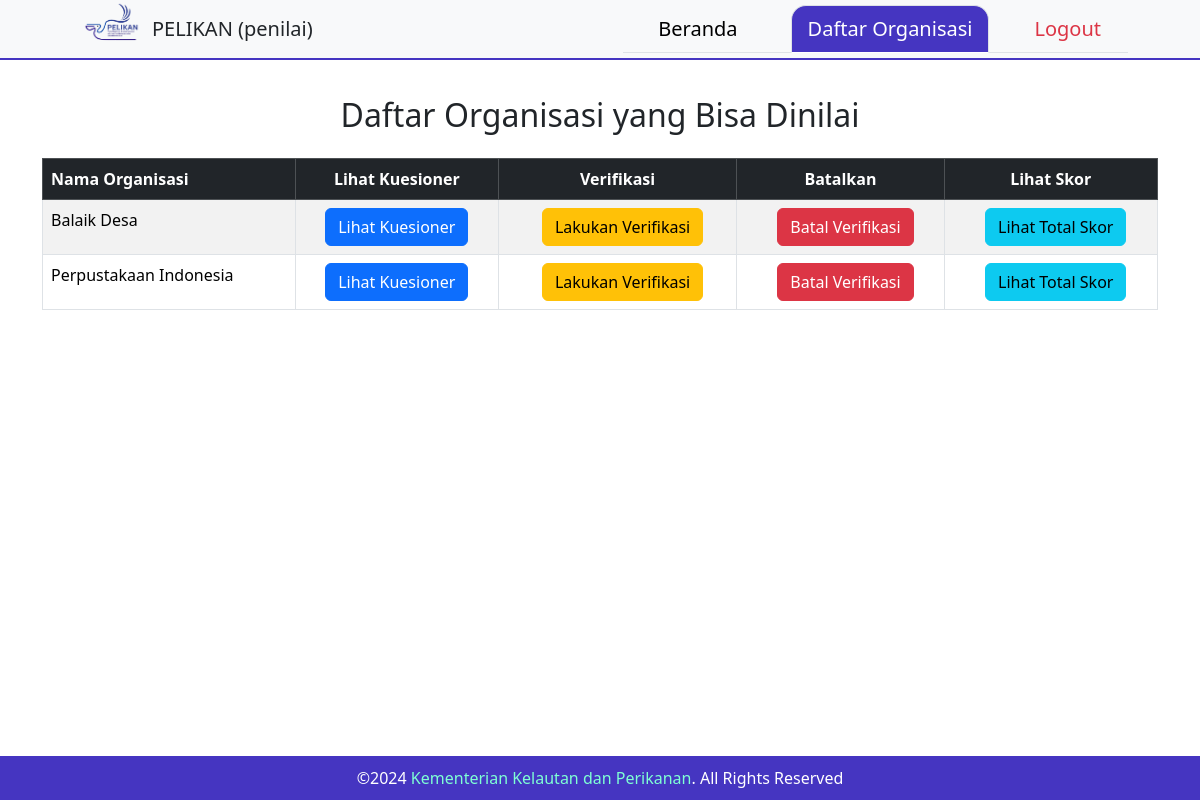
The app's page /penilai/list_organisasi.php (signed in), older data.
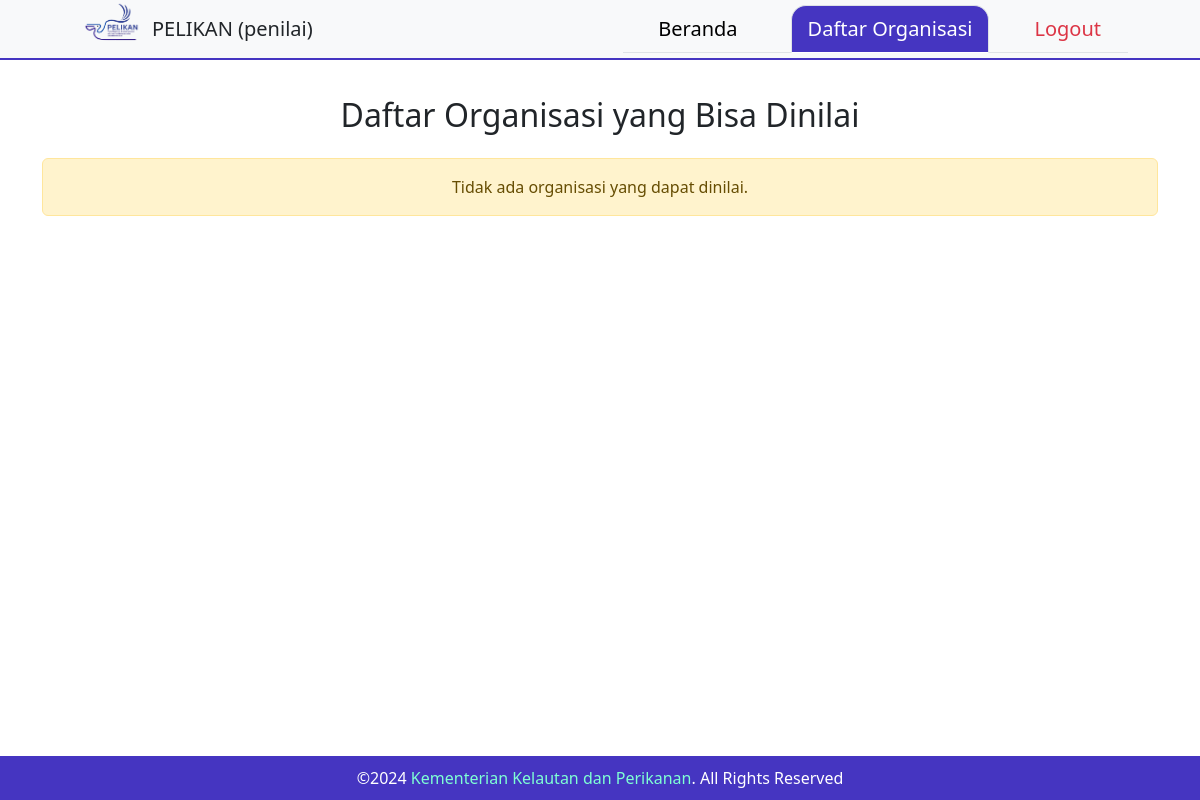
The same page, newer data.
### tables this page shows
CREATE TABLE `organisasi` (
  `id_organisasi` int NOT NULL,
  `id_akun` int NOT NULL,
  `unit_eselon1` varchar(255) NOT NULL,
  `nama_organisasi` varchar(255) NOT NULL,
  `alamat` varchar(255) DEFAULT NULL,
  `email_badan` varchar(255) DEFAULT NULL,
  `no_telp_fax` varchar(255) DEFAULT NULL,
  `nip_responden` char(10) NOT NULL,
  `nama_responden` varchar(255) NOT NULL,
  `jabatan` varchar(255) DEFAULT NULL,
  `nilai_kategori1` float(4,2) DEFAULT NULL,
  `nilai_kategori2` float(4,2) DEFAULT NULL,
  `nilai_kategori3` float(4,2) DEFAULT NULL,
  `nilai_kategori4` float(4,2) DEFAULT NULL,
  `nilai_kategori5` float(4,2) DEFAULT NULL,
  `nilai_kategori6` float(4,2) DEFAULT NULL,
  `id_penilai` int DEFAULT NULL,
  `can_fill_out` tinyint(1) DEFAULT '1',
  `verifikasi` tinyint(1) DEFAULT '1',
  `batas_waktu` text
);

### penilai/list_organisasi.php (the view, shortened to what this page needs)
<?php
include '../koneksi.php';
$id_akun = $_SESSION['id_akun'];
$stmt = $conn->prepare("SELECT id_penilai FROM profile_penilai WHERE id_akun = ?");
$stmt->bind_param('i', $id_akun);
$stmt->execute();
$result = $stmt->get_result();
$row = $result->fetch_assoc();
$id_penilai = $row['id_penilai'];
$sql = "SELECT o.id_organisasi, o.nama_organisasi
        FROM organisasi o
        JOIN penilai_user_access pua ON o.id_organisasi = pua.id_organisasi
        WHERE pua.id_penilai = ?";
$stmt = $conn->prepare($sql);
$stmt->bind_param('i', $id_penilai);
$stmt->execute();
$result = $stmt->get_result();
?>
<!DOCTYPE html>
<html lang="id">
<head>
    <link href="https://cdn.jsdelivr.net/npm/bootstrap@5.3.0/dist/css/bootstrap.min.css" rel="stylesheet">
  <link href="../css/bootstrap.min.css" type="text/css" rel="stylesheet">
  <link href="pelikan.css" type="text/css" rel="stylesheet">
  <link rel="stylesheet" href="https://cdnjs.cloudflare.com/ajax/libs/font-awesome/6.0.0-beta3/css/all.min.css">
</head>
<body>
<?php
include 'navbar.php';
?>
<br>
<br>
<div class="container mt-5">
    <h2 class="text-center mb-4">Daftar Organisasi yang Bisa Dinilai</h2>
    <?php if ($result->num_rows > 0): ?>
        <div class="table-responsive">
            <table class="table table-bordered table-striped table-hover">
                <thead class="table-dark">
                    <tr>
                        <th>Nama Organisasi</th>
                        <th class="text-center">Lihat Kuesioner</th>
                        <th class="text-center">Verifikasi</th>
                        <th class="text-center">Batalkan</th>
                        <th class="text-center">Lihat Skor</th>
                    </tr>
                </thead>
                <tbody>
                    <?php while ($row = $result->fetch_assoc()): ?>
                        <tr>
                            <td><?php echo htmlspecialchars($row['nama_organisasi']); ?></td>
                            <td class="text-center"><a href="penilai_dashboard.php?id_organisasi=<?php echo $row['id_organisasi']; ?>" class="btn btn-primary">
                                    Lihat Kuesioner
                                </a></td>
                            <td class="text-center"><button class="btn btn-warning"
                                        data-bs-toggle="modal"
                                        data-bs-target="#verifikasiModal"
                                        data-id="<?php echo $row['id_organisasi']; ?>"
                                        data-action="verifikasi"
                                        style="margin-left: 10px;">
                                    Lakukan Verifikasi
                                </button></td>
                            <td class="text-center"><button class="btn btn-danger"
                                        data-bs-toggle="modal"
                                        data-bs-target="#verifikasiModal"
                                        data-id="<?php echo $row['id_organisasi']; ?>"
                                        data-action="batal"
                                        style="margin-left: 10px;">
                                    Batal Verifikasi
                            </button></td>
<td class="text-center">
    <a href="total_skor.php?id_organisasi=<?php echo $row['id_organisasi']; ?>" class="btn btn-info" style="margin-left: 10px;">
        Lihat Total Skor
    </a>
</td>
                        </tr>
                    <?php endwhile; ?>
                </tbody>
            </table>
        </div>
    <?php else: ?>
        <div class="alert alert-warning text-center">
            Tidak ada organisasi yang dapat dinilai.
        </div>
    <?php endif; ?>
</div>
 <footer>
        <div class="container-fluid text-center" style="color:white;">
            <div class="row">
                <div class="col">
            </div>
                <div class="col-8">
                    ©2024 <a style="text-decoration: none; color:aquamarine">Kementerian Kelautan dan Perikanan</a>. All Rights Reserved
                </div>
                <div class="col">
                </div>
            </div>
        </div>
</footer>
</body>
</html>

Row changes from the older to the newer data that the page shows:
removed organisasi: nama_organisasi "Balaik Desa"
removed organisasi: nama_organisasi "Perpustakaan Indonesia"
Text that changed along with them:
text no longer shown: "Nama Organisasi Lihat Kuesioner Verifikasi Batalkan Lihat Skor"
text now shown: "Tidak ada organisasi yang dapat dinilai."
